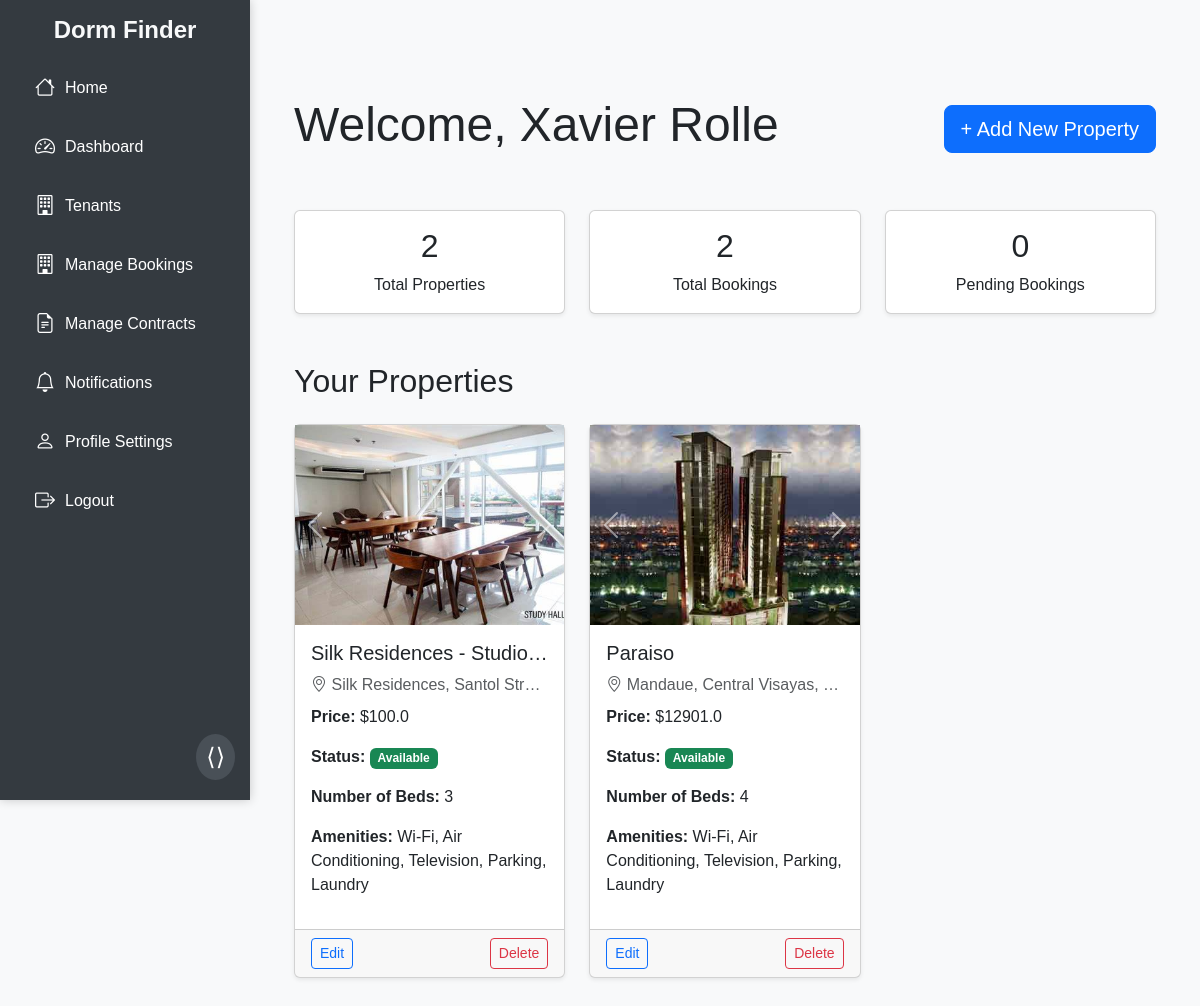
Page /host_dashboard (signed in) on the committed database.
### dormsys/models.py (models this page shows, shortened)
class User(db.Model, UserMixin):
    __tablename__ = "users"
    id = db.Column(db.Integer, primary_key=True, autoincrement=True)
    email = db.Column(db.String(120), nullable=False, unique=True)
    username = db.Column(db.String(120), nullable=False, unique=True)
    password_hash = db.Column(db.String(128), nullable=False)
    phone_number = db.Column(db.String(15), nullable=True)
    date_of_birth = db.Column(db.Date, nullable=True)
    gender = db.Column(db.String(10), nullable=True)
    address = db.Column(db.String(250), nullable=True)
    registration_date = db.Column(db.DateTime, default=datetime.utcnow)
    role = db.Column(db.String(10), nullable=False, default="Tenant")
    properties = db.relationship('Property', backref='owner', lazy=True, cascade="all, delete-orphan")
    bookings = db.relationship('Booking', backref='tenant', lazy=True, cascade="all, delete-orphan")  # Renamed for clarity

class Property(db.Model):
    __tablename__ = "properties"
    id = db.Column(db.Integer, primary_key=True, autoincrement=True)
    title = db.Column(db.String(150), nullable=False)
    images = db.Column(db.Text, nullable=True)  # Paths to property images
    description = db.Column(db.Text, nullable=False)
    price = db.Column(db.Float, nullable=False)
    location = db.Column(db.String(255), nullable=True)  # Address
    latitude = db.Column(db.Float, nullable=True)        # Latitude for geolocation
    longitude = db.Column(db.Float, nullable=True)       # Longitude for geolocation
    num_beds = db.Column(db.Integer, nullable=True)      # Number of beds
    amenities = db.Column(db.Text, nullable=True)        # Amenities list
    status = db.Column(db.String(50), default="Available")
    created_at = db.Column(db.DateTime, default=datetime.utcnow)
    user_id = db.Column(db.Integer, db.ForeignKey('users.id'), nullable=False)
    bookings = db.relationship('Booking', backref='property', lazy=True, cascade="all, delete-orphan")

### app.py (the view)
@app.route('/host_dashboard', methods=['GET'])
@login_required
def host_dashboard():
    if current_user.role != "Host":
        abort(403)
    properties = Property.query.filter_by(user_id=current_user.id).all()
    property_ids = [p.id for p in properties]
    bookings = Booking.query.filter(Booking.property_id.in_(property_ids)).all()
    return render_template('host_dashboard.html', bookings=bookings, properties=properties)

### dormsys/models.py (called while the page is built)
@login_manager.user_loader
def load_user(user_id):
    return User.query.get(int(user_id))

### dormsys/templates/host_dashboard.html (shortened to what this page needs)
{% extends "base.html" %}
{% block content %}
<div class="container py-5">
     <div class="d-flex justify-content-between align-items-center mb-5">
        <h1 class="display-5">Welcome, {{ current_user.username }}</h1>
        <button class="btn btn-primary btn-lg" data-bs-toggle="modal" data-bs-target="#addListingModal">
            + Add New Property
        </button>
    </div>
    <div class="row mb-5">
        <div class="col-md-4">
            <div class="card shadow-sm text-center">
                <div class="card-body">
                    <h2 class="card-title">{{ properties|length }}</h2>
                    <p class="card-text">Total Properties</p>
                </div>
            </div>
        </div>
        <div class="col-md-4">
            <div class="card shadow-sm text-center">
                <div class="card-body">
                    <h2 class="card-title">{{ bookings|length }}</h2>
                    <p class="card-text">Total Bookings</p>
                </div>
            </div>
        </div>
        <div class="col-md-4">
            <div class="card shadow-sm text-center">
                <div class="card-body">
                    <h2 class="card-title">
                        {{ bookings|selectattr("status", "equalto", "Pending")|list|length }}
                    </h2>
                    <p class="card-text">Pending Bookings</p>
                </div>
            </div>
        </div>
    </div>
    <h2 class="mb-4">Your Properties</h2>
    <div class="row">
        {% if properties %}
            {% for property in properties %}
                <div class="col-md-4 mb-4">
                    <div class="card shadow-sm h-100">
                        <div id="carousel{{ property.id }}" class="carousel slide" data-bs-ride="carousel">
                            <div class="carousel-inner">
                                {% if property.images %}
                                    {% set images = property.images.split(', ') %}
                                    {% for img in images %}
                                    <div class="carousel-item {% if loop.first %}active{% endif %}">
                                        <img src="{{ url_for('static', filename='uploads/' + img) }}"
                                             class="d-block w-100"
                                             alt="{{ property.title }}"
                                             style="height: 200px; object-fit: cover;">
                                    </div>
                                    {% endfor %}
                                {% endif %}
                            </div>
                            <button class="carousel-control-prev" type="button" data-bs-target="#carousel{{ property.id }}" data-bs-slide="prev">
                                <span class="carousel-control-prev-icon" aria-hidden="true"></span>
                            </button>
                            <button class="carousel-control-next" type="button" data-bs-target="#carousel{{ property.id }}" data-bs-slide="next">
                                <span class="carousel-control-next-icon" aria-hidden="true"></span>
                            </button>
                        </div>
                        <div class="card-body">
                            <h5 class="card-title text-truncate">{{ property.title }}</h5>
                            <p class="text-muted text-truncate mb-2"><i class="bi bi-geo-alt"></i> {{ property.location }}</p>
                            <p><strong>Price:</strong> ${{ property.price }}</p>
                            <p><strong>Status:</strong>
                                {% if property.status == 'Available' %}
                                    <span class="badge bg-success">Available</span>
                                {% else %}
                                    <span class="badge bg-danger">Unavailable</span>
                                {% endif %}
                            </p>
                            <p><strong>Number of Beds:</strong> {{ property.num_beds }}</p>
                            <p><strong>Amenities:</strong> {{ property.amenities }}</p>
                        </div>
                        <div class="card-footer d-flex justify-content-between">
                            <button class="btn btn-outline-primary btn-sm" data-bs-toggle="modal" data-bs-target="#editPropertyModal{{ property.id }}">Edit</button>
                            <form action="{{ url_for('delete_property', id=property.id) }}" method="POST">
                                <button type="submit" class="btn btn-outline-danger btn-sm">Delete</button>
                            </form>
                        </div>
                    </div>
                </div>
            {% endfor %}
        {% else %}
            <p class="text-muted text-center">You don't have any properties listed. Add one to get started!</p>
        {% endif %}
    </div>
</div>
{% endblock %}

### dormsys/templates/base.html (style rules this page uses)
body { display: flex; height: 100vh; margin: 0; font-family: Arial, sans-serif; background-color: #f8f9fa; }

### rows in the picture
User: username "Xavier Rolle"
Property: title "Silk Residences - Studio…", location "Silk Residences, Santol Str…", price "100.0", status "Available", num_beds "3", amenities "Wi-Fi, Air Conditioning, Television, Parking, Laundry"
Property: images (picture), title "Paraiso", location "Mandaue, Central Visayas,…", price "12901.0", status "Available", num_beds "4", amenities "Wi-Fi, Air Conditioning, Television, Parking, Laundry"

### other values in the picture
{{ properties|length }} "2"
{{ bookings|length }} "2"
{{ bookings|selectattr("status", "equalto", "Pending")|list|length }} "0"
